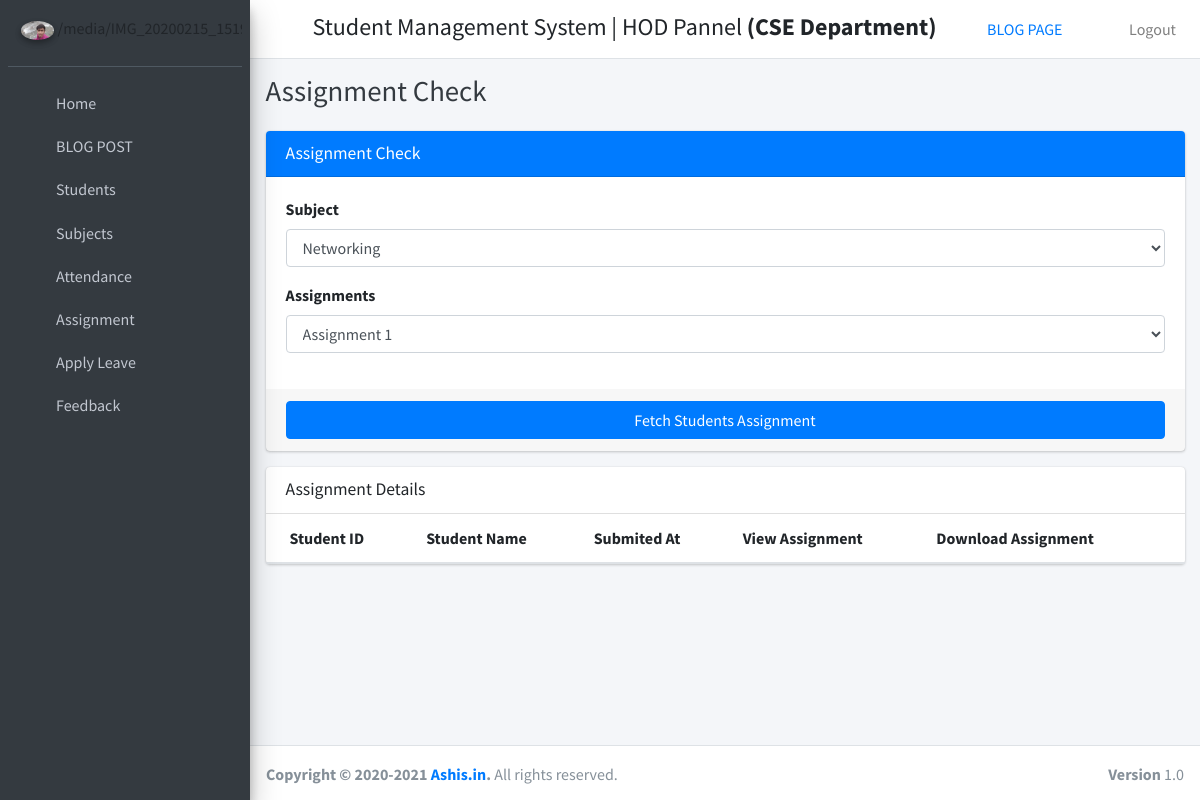
The page /backend/assignment_check (signed in) on the database its author committed.
### user/models.py (models this page shows, shortened)
class User(AbstractBaseUser, PermissionsMixin):
    username = models.CharField(max_length=255, unique=True, db_index=True)
    first_name = models.CharField(max_length=255, default="")
    last_name = models.CharField(max_length=255, default="")
    email = models.EmailField(max_length=255, unique=True, db_index=True)
    is_verified = models.BooleanField(default=False)
    is_active = models.BooleanField(default=True)
    is_staff = models.BooleanField(default=False)
    user_type_data=((0,"Principal"),(1,"HOD"),(2,"Staff"),(3,"Student"))
    user_type=models.IntegerField(default=0,choices=user_type_data)
    USERNAME_FIELD = 'email'
    REQUIRED_FIELDS = ['username']
    objects = UserManager()
    @property
    def profilePic(self):
        print(self.user_type,self.hod.profile_pic)
        if self.user_type==0 and self.principal.profile_pic:
            return settings.MEDIA_URL+ str(self.principal.profile_pic)
        if self.user_type==1 and self.hod.profile_pic:
            return settings.MEDIA_URL+ str(self.hod.profile_pic)
        elif self.user_type==2 and self.staff.profile_pic:
            return settings.MEDIA_URL+ str(self.staff.profile_pic)
        elif self.user_type==3 and self.student.profile_pic:
            return settings.MEDIA_URL+str( self.student.profile_pic)
        else:
            return "https://userpic.codeforces.org/no-avatar.jpg"

### student_management_app/models.py (models this page shows)
class HOD(models.Model):
    id=models.AutoField(primary_key=True)
    profile_pic = models.FileField()
    dept_id=models.OneToOneField(Department,on_delete=models.CASCADE,related_name='hod_dept')
    admin=models.OneToOneField(User,on_delete=models.CASCADE,related_name='hod')
    address=models.TextField(default="ban")
    created_at=models.DateTimeField(auto_now_add=True)
    updated_at=models.DateTimeField(auto_now_add=True)
    objects=models.Manager()
    @property
    def get_dept_name(self):
        return self.dept_id.dept_name

class Department(models.Model):
    id=models.AutoField(primary_key=True)
    dept_name=models.CharField(max_length=255)
    created_at=models.DateTimeField(auto_now_add=True)
    updated_at=models.DateTimeField(auto_now_add=True)
    objects=models.Manager()

### student_management_app/StaffViews.py (the view)
# urls.py: path('assignment_check', StaffViews.assignment_check, name="assignment_check"),
def assignment_check(request):
    check_valid_user_access_the_page(request)
    user = User.objects.get(id=request.user.id)
    assignment = []
    subjects = Subjects.objects.filter(staff_id=user)
    for sub in subjects:
        assignment += Assignment.objects.filter(subject_id=sub)
    return render(request,'staff_template/assignment_view.html',{'assignments':assignment,'subjects':subjects})

### student_management_app/StaffViews.py (called while the page is built)
def check_valid_user_access_the_page(request):
    user_type = request.session.get('user_type',-1)
    if user_type != 2 and user_type != 1:
        raise Http404('method not allowed')

### student_management_app/templates/staff_template/assignment_view.html (shortened to what this page needs)
{% extends 'base_template.html' %}
{% block page_title %}
Assignment Check
{% endblock page_title %}
{% block main_content %}
    <section class="content">
      <div class="container-fluid">
        <div class="row">
            <div class="col-md-12">
            <div class="card card-primary">
              <div class="card-header">
                <h3 class="card-title">Assignment Check</h3>
              </div>
                <div class="card-body">
                   <div class="form-group">
                    <label>Subject </label>
                    <select class="form-control" name="subject" id="subject">
                        {% for subject in subjects %}
                          <option value="{{ subject.id }}">{{ subject.subject_name }}</option>
                        {% endfor %}
                    </select>
                  </div>
                  <div class="form-group">
                    <label>Assignments</label>
                    <select class="form-control" name="assignment" id="assignment">
                        {% for assignment in assignments %}
                          <option value="{{ assignment.id }}">{{assignment.title }}</option>
                        {% endfor %}
                    </select>
                  </div>
                </div>
                <div class="card-footer">
                  <button type="button" class="btn btn-primary btn-block" id="fetch_student_assignment">Fetch Students Assignment</button>
                </div>
            </div>
          </div>
          </div>
          <div class="row">
            <div class="col-12">
                <div class="card">
                    <div class="card-header">
                        <h3 class="card-title">Assignment Details</h3>
                    </div>
                    <div class="card-body table-responsive p-0">
                        <table class="table table-hover text-nowrap">
                            <thead>
                                <tr>
                                  <th>Student ID</th>
                                  <th>Student Name</th>
                                  <th>Submited At </th>
                                  <th>View Assignment</th>
                                  <th>Download Assignment</th>
                                </tr>
                            </thead>
                        </table>
                    </div>
                </div>
            </div>
        </div>
      </div>
    </section>
{% endblock main_content %}

### student_management_app/templates/base_template.html (shortened to what this page needs)
{% load static %}
<!DOCTYPE html>
<html>
<head>
  <link rel="stylesheet" href="{% static "plugins/fontawesome-free/css/all.min.css" %}">
  <link rel="stylesheet" href="https://code.ionicframework.com/ionicons/2.0.1/css/ionicons.min.css">
  <link rel="stylesheet" href="{% static "plugins/tempusdominus-bootstrap-4/css/tempusdominus-bootstrap-4.min.css" %}">
  <link rel="stylesheet" href="{% static "plugins/icheck-bootstrap/icheck-bootstrap.min.css" %}">
  <link rel="stylesheet" href="{% static "plugins/jqvmap/jqvmap.min.css" %}">
  <link rel="stylesheet" href="{% static "dist/css/adminlte.min.css" %}">
  <link rel="stylesheet" href="{% static "plugins/overlayScrollbars/css/OverlayScrollbars.min.css" %}">
  <link rel="stylesheet" href="{% static "plugins/daterangepicker/daterangepicker.css" %}">
  <link rel="stylesheet" href="{% static "plugins/summernote/summernote-bs4.css" %}">
</head>
<body class="hold-transition sidebar-mini layout-fixed">
<div class="wrapper">
  <nav class="main-header navbar navbar-expand navbar-white navbar-light">
    <ul class="navbar-nav">
      <li class="nav-item">
        <a class="nav-link" data-widget="pushmenu" href="#"><i class="fas fa-bars"></i></a>
      </li>
    </ul>
      <h4 style="margin-left: 10px;margin-top: 5px;">Student Management System |
      {% if user.user_type == 0 %}Principal Pannel
      {% elif user.user_type == 1 %}
      HOD Pannel <strong>({{user.hod.get_dept_name}} Department)</strong>
      {% elif user.user_type == 2 %}
      Teacher Pannel <strong>({{user.staff.get_dept_name}} Department)</strong>
      {% else %}
      Student Pannel <strong>({{user.student.get_dept_name}} Department)</strong>
    {% endif %}</h4>
    <ul class="navbar-nav ml-auto">
      <li class="nav-item float-sm-right ">
        <a href="{% url 'home' %}">BLOG PAGE</a>
      </li>
    </ul>
    <ul class="navbar-nav ml-auto">
      <li class="nav-item">
        <a class="nav-link" href="{% url 'logout_user' %}">
          Logout
        </a>
      </li>
    </ul>
  </nav>
  {% include 'sidebar.html' with user=user id=id %}
   <div class="content-wrapper">
    <div class="content-header">
      <div class="container-fluid">
        <div class="row mb-2">
          <div class="col-sm-6">
            <h1 class="m-0 text-dark">
                {% block page_title %}
                {% endblock page_title %}
            </h1>
          </div>
        </div>
      </div>
    </div>
     {% block main_content %}{% endblock main_content %}
  </div>
    {% include 'footer.html' %}
</div>
</body>
</html>

### student_management_app/templates/sidebar.html (shortened to what this page needs)
{% load static %}
<aside class="main-sidebar sidebar-dark-primary elevation-4">
    <div class="sidebar">
      <div class="user-panel mt-3 pb-3 mb-3 d-flex">
        <div class="image">
           {% if user.user_type == 0 %}
              <img src="{{user.profilePic}}" class="img-circle elevation-2" alt="User Image">
           {% elif user.user_type == 1 %}
                  <img src="{{user.profilePic}}" class="img-circle elevation-2" alt="User Image">
            {% elif user.user_type == 2 %}
                  <img src="{{user.profilePic}}" class="img-circle elevation-2" alt="User Image">
            {% else %}
                <img src="{{user.profilePic}}" class="img-circle elevation-2" alt="User Image">
            {% endif %}
        </div>
      </div>
      <nav class="mt-2">
        <ul class="nav nav-pills nav-sidebar flex-column" data-widget="treeview" role="menu" data-accordion="false">
          <li class="nav-item">
            {% if user.user_type == 0 %}
              {% url 'principal_home' as principal_home %}
              <a href="{{ principal_home }}" class="nav-link {% if request.path == principal_home %} active {% endif %}">
            {% elif user.user_type == 1 %}
              {% url 'hod_home' as hod_home %}
              <a href="{{ hod_home }}" class="nav-link {% if request.path == hod_home %} active {% endif %}">
            {% elif user.user_type == 2 %}
              {% url 'staff_home' as staff_home %}
              <a href="{{ staff_home }}" class="nav-link {% if request.path == staff_home %} active {% endif %}">
            {% else %}
              {% url 'student_home' as student_home %}
              <a href="{{ student_home }}" class="nav-link {% if request.path == student_home %} active {% endif %}">
            {% endif %}
              <i class="nav-icon fas fa-th"></i>
              <p>
                Home
              </p>
            </a>
          </li>
          <li class="nav-item has-treeview" id='post-url'>
            <a href="#" class="nav-link">
              <i class="nav-icon fas fa-copy"></i>
              <p>
                BLOG POST
                <i class="fas fa-angle-left right"></i>
              </p>
            </a>
                 {% url 'add_post' as add_post %}
                 {% url 'manage_post' as manage_post %}
                  {% url 'edit_post'  as edit_post %}
          </li>
        {% if user.user_type == 1 or user.user_type == 0 %}
          <li class="nav-item has-treeview">
            <a href="#" class="nav-link">
              <i class="nav-icon fas fa-copy"></i>
              <p>
                Students
                <i class="fas fa-angle-left right"></i>
              </p>
            </a>
                  {% url 'manage_student' as manage_student %}
                  {% url 'edit_student' student_id=id as edit_student %}
        </li>
        {% endif %}
        {% if user.user_type == 1 %}
        <li class="nav-item has-treeview">
          <a href="#" class="nav-link">
            <i class="nav-icon fas fa-copy"></i>
            <p>
              Subjects
              <i class="fas fa-angle-left right"></i>
            </p>
          </a>
              {% url 'add_subject' as add_subject %}
              {% url 'manage_subject' as manage_subject %}
              {% url 'edit_subject' subject_id=id as edit_subject %}
        </li>
        {% endif %}
        {% if user.user_type == 2 or user.user_type == 1 %}
        <li class="nav-item has-treeview">
          <a href="#" class="nav-link">
            <i class="nav-icon fas fa-copy"></i>
            <p>
              Attendance
              <i class="fas fa-angle-left right"></i>
            </p>
          </a>
              {% url 'staff_take_attendance' as staff_take_attendance %}
              {% url 'staff_update_attendance' as staff_update_attendance %}
          </li>
          <li class="nav-item has-treeview">
          <a href="#" class="nav-link">
            <i class="nav-icon fas fa-copy"></i>
            <p>
              Assignment
              <i class="fas fa-angle-left right"></i>
            </p>
          </a>
              {% url 'assignment_upload' as assignment_upload %}
              {% url 'assignment_check' as assignment_check %}
          </li>
        {% endif %}
        {% if user.user_type != 0 %}
        <li class="nav-item">
          {% url 'apply_leave' as apply_leave %}
          <a href="{{ apply_leave }}" class="nav-link {% if request.path == apply_leave %} active {% endif %}">
            <i class="nav-icon fas fa-th"></i>
            <p>
              Apply Leave
            </p>
          </a>
        </li>
        <li class="nav-item">
          {% url 'feedback' as feedback %}
          <a href="{{ feedback }}" class="nav-link {% if request.path == feedback %} active {% endif %}">
            <i class="nav-icon fas fa-th"></i>
            <p>
              Feedback
            </p>
          </a>
        </li>
        {% endif %}
        </ul>
      </nav>
    </div>
  </aside>

### rows shown on the page
User: hod.get_dept_name "CSE", profilePic (picture)

### other values the page prints
form field subject "Networking"
form field assignment "Assignment 1"
